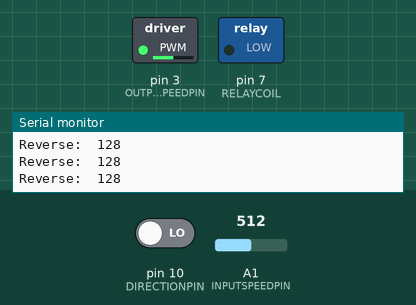
The sketch below on a simulated Arduino Nano, built with avr-gcc and run on an emulated ATmega328P. On the bench: switched loads named in the sketch (green lamp = pin HIGH), the last lines printed to the serial monitor. The test bench sets the inputs (shaded band); at power-on: pin 10 (DIRECTIONPIN) LOW, A1 (INPUTSPEEDPIN) = 512. Pins used as bus, display or sensor lines are not drawn.

Above: at 1.2 s.
1.3 s: pin 10 (DIRECTIONPIN) driven HIGH
At 2.0 s:
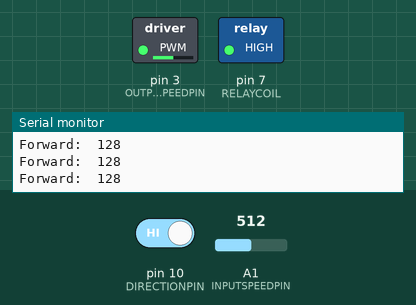
2.8 s: A1 (INPUTSPEEDPIN) set to 716
At 3.1 s:
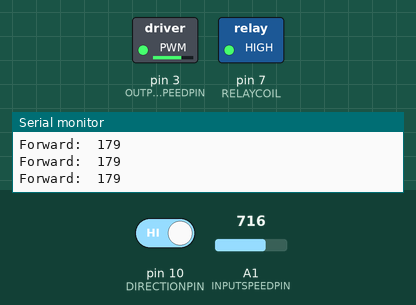
4.3 s: pin 10 (DIRECTIONPIN) driven LOW
At 5.5 s:
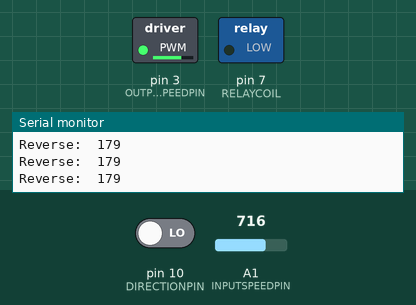
5.8 s: A1 (INPUTSPEEDPIN) set to 900
At 6.6 s:
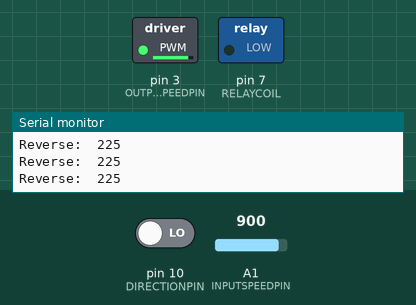
7.3 s: pin 10 (DIRECTIONPIN) driven HIGH
At 7.7 s:
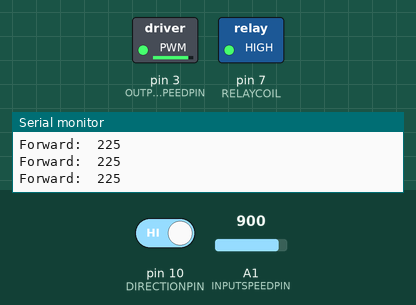
8.8 s: A1 (INPUTSPEEDPIN) set to 417
At 10.0 s:
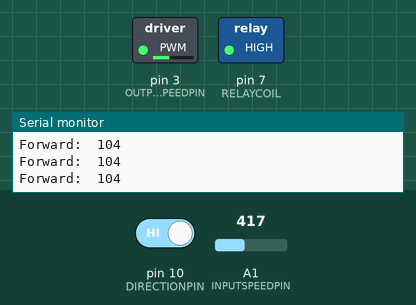
11.8 s: A1 (INPUTSPEEDPIN) set to 386
Timing chart, 0 to 14.3 s (numbered marks = the images above; inputs shaded):
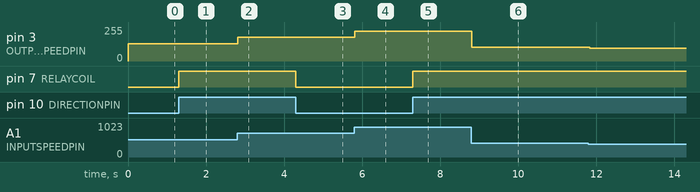

The sketch:

DCMotorControlwith5VRelay.ino
```cpp
// PROJECT  :DCMotorControlwith5VRelay
// PURPOSE  :DC Hobby Motor (Sparkfun's ROB-11696) with 5V Relay under control of 328P
// AUTHOR   :C. D'Arcy
// DATE     :Confirmed. 2024 05 03. 2023 04 14. Updated from 2022 03 06 (3V Relay)
// uC       :328p (Nano)
// STATUS   :Working
// MOTOR    :(3-12V) https://www.sparkfun.com/products/11696
// RELAY    :https://www.amazon.ca/dp/B0874MC6D3?ref=ppx_yo2ov_dt_b_product_details&th=1
// PHOTO    :
// NOTES    :Demonstrates Forward, Reverse, and Coasting (Relay Power OFF)
#define OUTPUTSPEEDPIN  3         //PWM to MOSFET
#define RELAYCOIL       7         //2N3904 BJT controls direction (NC or NO)
#define DIRECTIONVCC    9         //Slide Switch (as stick shift)
#define DIRECTIONPIN    10        //1: Forward; 0: Reverse
#define DIRECTIONGND    11        //
#define INPUTSPEEDGND   A0        //potentiometer (as accelerator)
#define INPUTSPEEDPIN   A1        //potentiometer
#define INPUTSPEEDVCC   A2        //potentiometer
#define MOTORSPEEDMAX   255
#define MOTOROFF        0
#define DURATION        3000
uint8_t motorSpeed;

uint8_t direction;                //hold the active preference for motor rotation

void setup() {
  Serial.begin(9600);
  while (!Serial);

  pinMode(OUTPUTSPEEDPIN, OUTPUT);
  analogWrite(OUTPUTSPEEDPIN, MOTOROFF); // aka. digitalWrite(OUTPUTSPEEDPIN,LOW);

  pinMode(RELAYCOIL, OUTPUT);
  digitalWrite(RELAYCOIL, HIGH);

  pinMode(DIRECTIONVCC, OUTPUT);
  pinMode(DIRECTIONGND, OUTPUT);
  digitalWrite(DIRECTIONVCC, HIGH);
  digitalWrite(DIRECTIONGND, LOW);

  pinMode(INPUTSPEEDGND, OUTPUT);
  pinMode(INPUTSPEEDVCC, OUTPUT);
  digitalWrite(INPUTSPEEDGND, LOW);
  digitalWrite(INPUTSPEEDVCC, HIGH);
}

void loop() {
    direction = digitalRead(DIRECTIONPIN);
    digitalWrite(RELAYCOIL, direction);
    motorSpeed = analogRead(INPUTSPEEDPIN) >> 2;
    Serial.print(direction ? "Forward:\t" : "Reverse:\t");
    Serial.println(motorSpeed);
    analogWrite(OUTPUTSPEEDPIN, motorSpeed);   //convert [0,1023]->[0,255]->[0,5V]
}
```

Measured:
- after the input at 1.3 s, pin 7 (RELAYCOIL): LOW → HIGH at once
- after the input at 2.8 s, pin 3 (OUTPUTSPEEDPIN): 128/255 → 179/255 at once
- after the input at 4.3 s, pin 7 (RELAYCOIL): HIGH → LOW at once
- after the input at 5.8 s, pin 3 (OUTPUTSPEEDPIN): 179/255 → 225/255 at once
- after the input at 7.3 s, pin 7 (RELAYCOIL): LOW → HIGH at once
- after the input at 8.8 s, pin 3 (OUTPUTSPEEDPIN): 225/255 → 104/255 at once
- after the input at 11.8 s, pin 3 (OUTPUTSPEEDPIN): 104/255 → 96/255 at once
